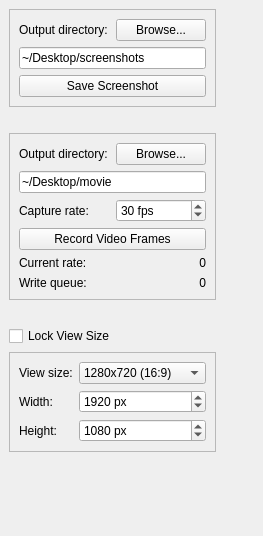
<?xml version="1.0" encoding="UTF-8"?>
<ui version="4.0">
 <class>screenGrabberPanel</class>
 <widget class="QWidget" name="screenGrabberPanel">
  <property name="geometry">
   <rect>
    <x>0</x>
    <y>0</y>
    <width>263</width>
    <height>536</height>
   </rect>
  </property>
  <property name="sizePolicy">
   <sizepolicy hsizetype="Preferred" vsizetype="Preferred">
    <horstretch>0</horstretch>
    <verstretch>0</verstretch>
   </sizepolicy>
  </property>
  <property name="windowTitle">
   <string>Screen Grabber</string>
  </property>
  <layout class="QVBoxLayout" name="verticalLayout_2">
   <property name="spacing">
    <number>0</number>
   </property>
   <property name="margin">
    <number>0</number>
   </property>
   <item>
    <widget class="QScrollArea" name="scrollArea">
     <property name="frameShape">
      <enum>QFrame::NoFrame</enum>
     </property>
     <property name="horizontalScrollBarPolicy">
      <enum>Qt::ScrollBarAlwaysOff</enum>
     </property>
     <property name="widgetResizable">
      <bool>true</bool>
     </property>
     <widget class="QWidget" name="scrollAreaWidgetContents">
      <property name="geometry">
       <rect>
        <x>0</x>
        <y>0</y>
        <width>263</width>
        <height>536</height>
       </rect>
      </property>
      <layout class="QGridLayout" name="gridLayout_3">
       <item row="0" column="0">
        <widget class="QFrame" name="frame_2">
         <property name="frameShape">
          <enum>QFrame::StyledPanel</enum>
         </property>
         <property name="frameShadow">
          <enum>QFrame::Raised</enum>
         </property>
         <layout class="QGridLayout" name="gridLayout_4">
          <item row="0" column="0">
           <widget class="QLabel" name="label_4">
            <property name="text">
             <string>Output directory:</string>
            </property>
           </widget>
          </item>
          <item row="0" column="1">
           <widget class="QPushButton" name="screenshotOutputBrowseButton">
            <property name="text">
             <string>Browse...</string>
            </property>
           </widget>
          </item>
          <item row="1" column="0" colspan="2">
           <widget class="QLineEdit" name="screenshotOutputDirectory">
            <property name="text">
             <string>~/Desktop/screenshots</string>
            </property>
           </widget>
          </item>
          <item row="2" column="0" colspan="2">
           <widget class="QPushButton" name="saveScreenshotButton">
            <property name="text">
             <string>Save Screenshot</string>
            </property>
           </widget>
          </item>
         </layout>
        </widget>
       </item>
       <item row="1" column="0">
        <spacer name="verticalSpacer">
         <property name="orientation">
          <enum>Qt::Vertical</enum>
         </property>
         <property name="sizeType">
          <enum>QSizePolicy::Fixed</enum>
         </property>
         <property name="sizeHint" stdset="0">
          <size>
           <width>20</width>
           <height>20</height>
          </size>
         </property>
        </spacer>
       </item>
       <item row="2" column="0">
        <widget class="QFrame" name="frame">
         <property name="frameShape">
          <enum>QFrame::StyledPanel</enum>
         </property>
         <property name="frameShadow">
          <enum>QFrame::Raised</enum>
         </property>
         <layout class="QGridLayout" name="gridLayout">
          <item row="2" column="0">
           <widget class="QLabel" name="captureRateLabel">
            <property name="text">
             <string>Capture rate:</string>
            </property>
           </widget>
          </item>
          <item row="3" column="0" colspan="2">
           <widget class="QPushButton" name="recordMovieButton">
            <property name="text">
             <string>Record Video Frames</string>
            </property>
            <property name="checkable">
             <bool>true</bool>
            </property>
            <property name="checked">
             <bool>false</bool>
            </property>
           </widget>
          </item>
          <item row="0" column="0">
           <widget class="QLabel" name="moveOutputDirectoryLabel">
            <property name="text">
             <string>Output directory:</string>
            </property>
           </widget>
          </item>
          <item row="4" column="0">
           <widget class="QLabel" name="currentRateLabel">
            <property name="text">
             <string>Current rate:</string>
            </property>
           </widget>
          </item>
          <item row="2" column="1">
           <widget class="QSpinBox" name="captureRateSpin">
            <property name="suffix">
             <string> fps</string>
            </property>
            <property name="minimum">
             <number>1</number>
            </property>
            <property name="maximum">
             <number>99</number>
            </property>
            <property name="value">
             <number>30</number>
            </property>
           </widget>
          </item>
          <item row="1" column="0" colspan="2">
           <widget class="QLineEdit" name="movieOutputDirectory">
            <property name="text">
             <string>~/Desktop/movie</string>
            </property>
           </widget>
          </item>
          <item row="5" column="0">
           <widget class="QLabel" name="writeQueueLabel">
            <property name="text">
             <string>Write queue:</string>
            </property>
           </widget>
          </item>
          <item row="4" column="1">
           <widget class="QLabel" name="currentRateValueLabel">
            <property name="text">
             <string>0</string>
            </property>
            <property name="alignment">
             <set>Qt::AlignRight|Qt::AlignTrailing|Qt::AlignVCenter</set>
            </property>
           </widget>
          </item>
          <item row="5" column="1">
           <widget class="QLabel" name="writeQueueValueLabel">
            <property name="text">
             <string>0</string>
            </property>
            <property name="alignment">
             <set>Qt::AlignRight|Qt::AlignTrailing|Qt::AlignVCenter</set>
            </property>
           </widget>
          </item>
          <item row="0" column="1">
           <widget class="QPushButton" name="movieOutputBrowseButton">
            <property name="text">
             <string>Browse...</string>
            </property>
           </widget>
          </item>
         </layout>
        </widget>
       </item>
       <item row="2" column="1">
        <spacer name="horizontalSpacer">
         <property name="orientation">
          <enum>Qt::Horizontal</enum>
         </property>
         <property name="sizeType">
          <enum>QSizePolicy::Expanding</enum>
         </property>
         <property name="sizeHint" stdset="0">
          <size>
           <width>1</width>
           <height>20</height>
          </size>
         </property>
        </spacer>
       </item>
       <item row="3" column="0">
        <spacer name="verticalSpacer_2">
         <property name="orientation">
          <enum>Qt::Vertical</enum>
         </property>
         <property name="sizeType">
          <enum>QSizePolicy::Fixed</enum>
         </property>
         <property name="sizeHint" stdset="0">
          <size>
           <width>20</width>
           <height>20</height>
          </size>
         </property>
        </spacer>
       </item>
       <item row="4" column="0">
        <widget class="QCheckBox" name="lockViewSizeCheck">
         <property name="text">
          <string>Lock View Size</string>
         </property>
        </widget>
       </item>
       <item row="5" column="0">
        <widget class="QFrame" name="viewSizeFrame">
         <property name="frameShape">
          <enum>QFrame::StyledPanel</enum>
         </property>
         <property name="frameShadow">
          <enum>QFrame::Raised</enum>
         </property>
         <layout class="QGridLayout" name="gridLayout_2">
          <item row="0" column="0">
           <widget class="QLabel" name="label">
            <property name="text">
             <string>View size:</string>
            </property>
           </widget>
          </item>
          <item row="0" column="1">
           <widget class="QComboBox" name="viewSizeCombo">
            <item>
             <property name="text">
              <string>1280x720 (16:9)</string>
             </property>
            </item>
            <item>
             <property name="text">
              <string>1920x1080 (16:9)</string>
             </property>
            </item>
            <item>
             <property name="text">
              <string>960x720 (4:3)</string>
             </property>
            </item>
            <item>
             <property name="text">
              <string>1440x1080 (4:3)</string>
             </property>
            </item>
            <item>
             <property name="text">
              <string>Custom</string>
             </property>
            </item>
           </widget>
          </item>
          <item row="1" column="0">
           <widget class="QLabel" name="label_2">
            <property name="text">
             <string>Width:</string>
            </property>
           </widget>
          </item>
          <item row="1" column="1">
           <widget class="QSpinBox" name="viewWidthSpin">
            <property name="suffix">
             <string> px</string>
            </property>
            <property name="minimum">
             <number>1</number>
            </property>
            <property name="maximum">
             <number>9999</number>
            </property>
            <property name="value">
             <number>1920</number>
            </property>
           </widget>
          </item>
          <item row="2" column="0">
           <widget class="QLabel" name="label_3">
            <property name="text">
             <string>Height:</string>
            </property>
           </widget>
          </item>
          <item row="2" column="1">
           <widget class="QSpinBox" name="viewHeightSpin">
            <property name="suffix">
             <string> px</string>
            </property>
            <property name="minimum">
             <number>1</number>
            </property>
            <property name="maximum">
             <number>9999</number>
            </property>
            <property name="value">
             <number>1080</number>
            </property>
           </widget>
          </item>
         </layout>
        </widget>
       </item>
       <item row="6" column="0">
        <spacer name="verticalSpacer_3">
         <property name="orientation">
          <enum>Qt::Vertical</enum>
         </property>
         <property name="sizeHint" stdset="0">
          <size>
           <width>20</width>
           <height>0</height>
          </size>
         </property>
        </spacer>
       </item>
      </layout>
      <zorder>verticalSpacer_3</zorder>
      <zorder>frame</zorder>
      <zorder>frame_2</zorder>
      <zorder>verticalSpacer_2</zorder>
      <zorder>verticalSpacer</zorder>
      <zorder>viewSizeFrame</zorder>
      <zorder>lockViewSizeCheck</zorder>
      <zorder>horizontalSpacer</zorder>
     </widget>
    </widget>
   </item>
  </layout>
 </widget>
 <resources/>
 <connections/>
</ui>
